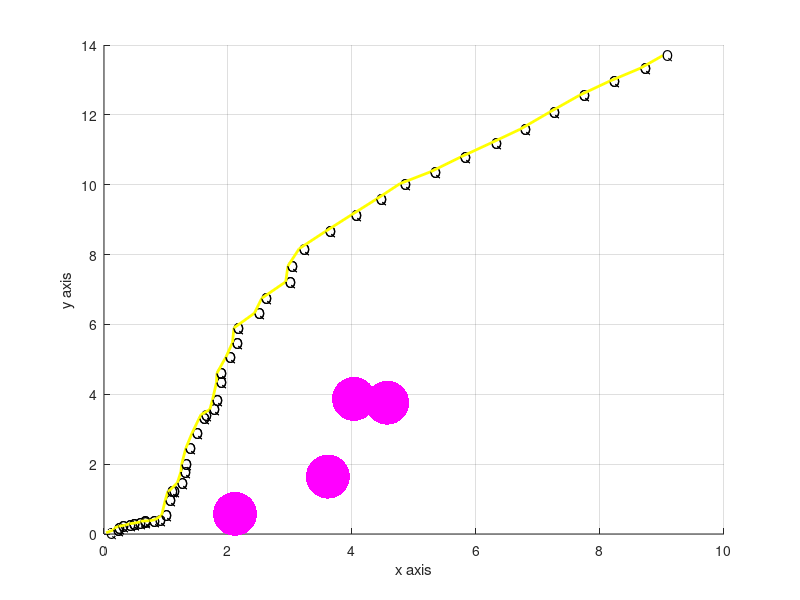

The MATLAB script that drew this image: (Note: this script raises an error after producing the figure.)
start=rand(1);endp=[9 9 9];
hold on
r1=rand(1,3)*5;
r2=rand(1,3)*5;
r3=rand(1,3)*5;
r4=rand(1,3)*5;
scatter3(r1(1),r1(2),r1(3),1000,'m','fill');
scatter3(r2(1),r2(2),r2(3),1000,'m','fill');
scatter3(r3(1),r3(2),r3(3),1000,'m','fill');
scatter3(r4(1),r4(2),r4(3),1000,'m','fill');

cx=start;cy=start;cz=start;

while(cx<=endp(1))
x=cx+(rand(1,100)*0.5);
y=cy+(rand(1,100)*0.5);
z=cz+(rand(1,100)*0.5);
dr1x=abs((r1(1)-x));  dr1y=abs((r1(2)-y));  dr1z=abs((r1(3)-z));
dr2x=abs((r2(1)-x));  dr2y=abs((r2(2)-y));  dr2z=abs((r2(3)-z));
dr3x=abs((r3(1)-x));  dr3y=abs((r3(2)-y));  dr3z=abs((r3(3)-z));
dr4x=abs((r4(1)-x));  dr4y=abs((r4(2)-y));  dr4z=abs((r4(3)-z));
R=dr1x+dr1y+dr1z+dr2x+dr2y+dr2z+dr3x+dr3y+dr3z+dr4x+dr4y+dr4z;

dex=abs((endp(1)-x));    dey=abs((endp(2)-y));     dez=abs((endp(3)-z));
E=dex+dey+dez;

Q=R-E;
m=max(Q);
h=find(Q==m);

   if(dr1x(h)<1||dr2x(h)<1||dr3x(h)<1||dr4x(h)<1||dr1y(h)<1||dr2y(h)<1||dr3y(h)<1||dr4y(h)<1||dr1z(h)<1||dr2z(h)<1||dr3z(h)<1||dr4z(h)<1)
      Q(h)=min(Q);
      m=max(Q);
      h=find(Q==m);
   end
ni=x(h);nj=y(h);nk=z(h);

X=[ni cx];Y=[nj cy];Z=[nk cz];
plot3(X,Y,Z,'y','linewidth',2);
text(X,Y,Z,'Q');
grid on;
xlabel('x axis');
ylabel('y axis');
zlabel('z axis');
cx=ni; cy=nj; cz=nk;
display(Q);
display(m);

end

legend('radar',0);
hold off;


